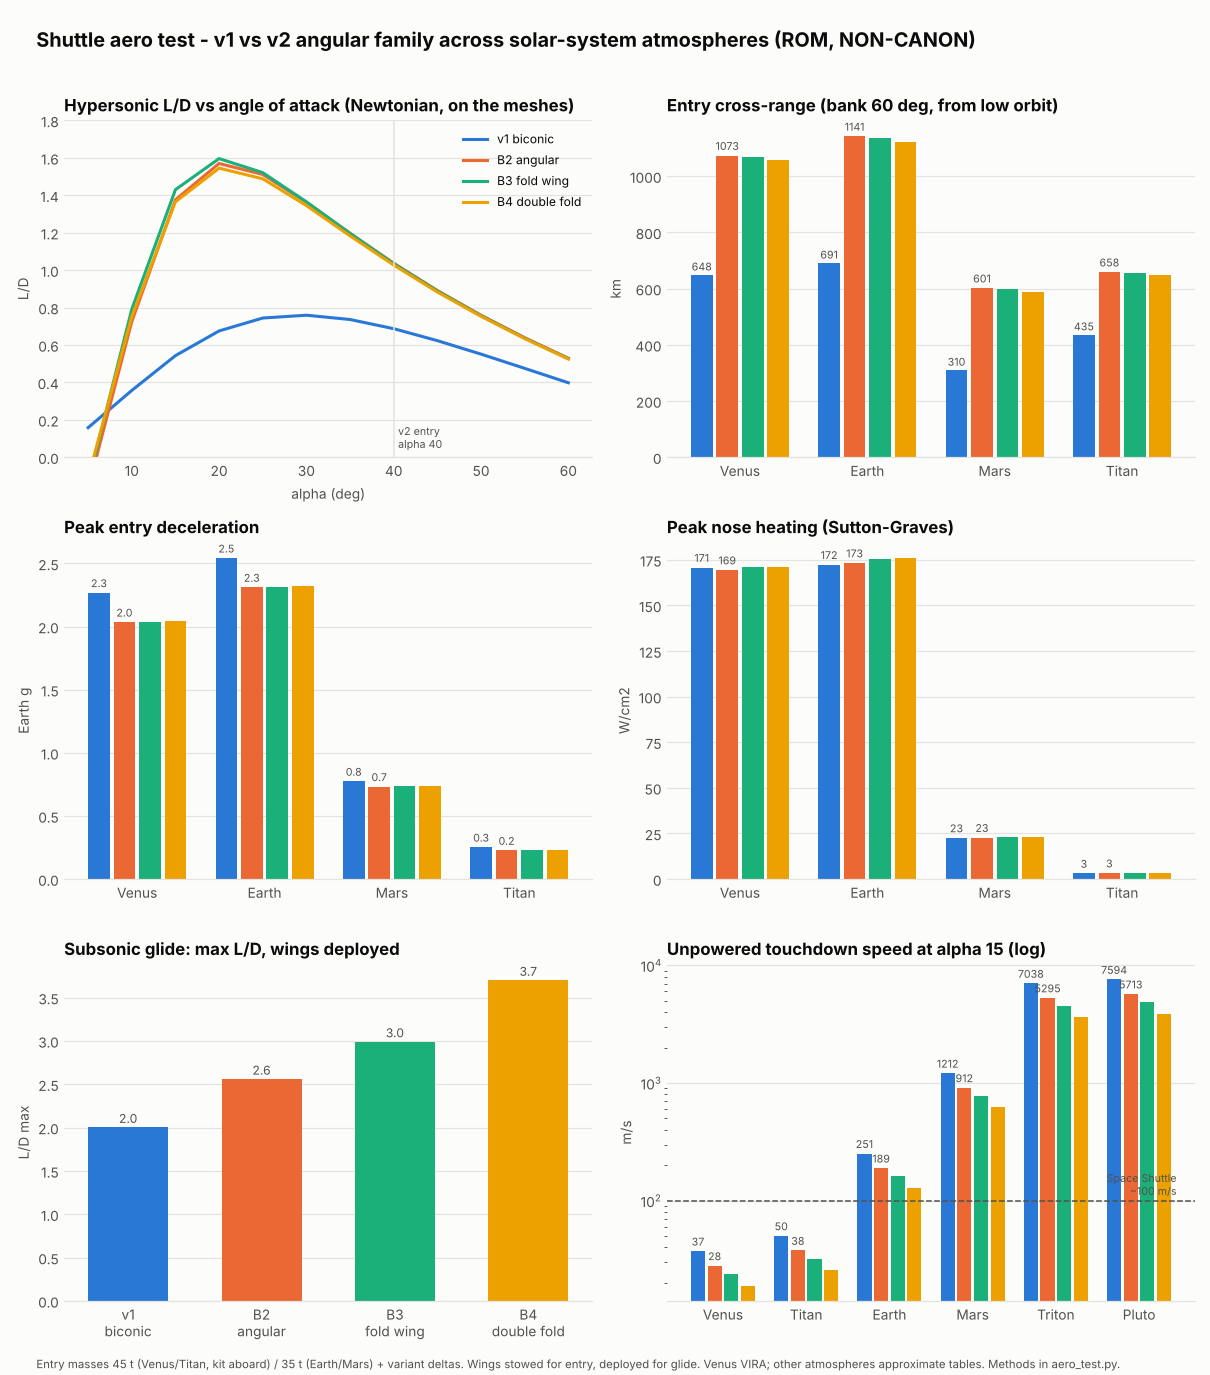

This chart was generated by the following Python code:
"""Charts for aero_results.json. ALL bodies. ALL sponsors. 2026-2226."""
import json, os, numpy as np, matplotlib
matplotlib.use('Agg'); import matplotlib.pyplot as plt
HERE = os.path.dirname(os.path.abspath(__file__)); R = json.load(open(os.path.join(HERE, 'aero_results.json')))
VEH = list(R['vehicles']); COL = ['#2a78d6', '#eb6834', '#1baf7a', '#eda100']   # validated default categorical slots 1-4
INK, INK2, GRID, SURF = '#0b0b0b', '#52514e', '#e4e3df', '#fcfcfb'
plt.rcParams.update({'font.size': 9, 'axes.edgecolor': GRID, 'axes.labelcolor': INK2, 'xtick.color': INK2, 'ytick.color': INK2, 'text.color': INK})
fig, ax = plt.subplots(3, 2, figsize=(11, 12.5), dpi=110); fig.patch.set_facecolor(SURF)
def style(a, t, unit=''):
    a.set_facecolor(SURF); a.set_title(t, loc='left', fontsize=11, weight='bold'); a.grid(axis='y', color=GRID, lw=0.8); a.set_axisbelow(True)
    for s in ('top', 'right', 'left'): a.spines[s].set_visible(False)
    a.tick_params(length=0); a.set_ylabel(unit)
def bars(a, worlds, key, src, fmt='{:.0f}', log=False):
    x = np.arange(len(worlds)); bw = 0.8 / len(VEH)
    for i, v in enumerate(VEH):
        vals = [src[w][v][key] for w in worlds]
        b = a.bar(x + (i - 1.5) * bw, vals, bw - 0.03, color=COL[i], label=v)
        if i in (0, 1):
            for xx, vv in zip(x + (i - 1.5) * bw, vals): a.text(xx, vv * (1.06 if log else 1) + (0 if log else max(vals) * 0.01), fmt.format(vv), ha='center', va='bottom', fontsize=7, color=INK2)
    a.set_xticks(x); a.set_xticklabels(worlds)
    if log: a.set_yscale('log')
a = ax[0, 0]; style(a, 'Hypersonic L/D vs angle of attack (Newtonian, on the meshes)', 'L/D')
for i, v in enumerate(VEH):
    p = R['hyper_polar'][v]; a.plot([q['alpha'] for q in p], [q['LD'] for q in p], color=COL[i], lw=2, label=v)
a.axvline(40, color=GRID, lw=1); a.text(40.5, 0.05, 'v2 entry\nalpha 40', fontsize=7, color=INK2); a.set_xlabel('alpha (deg)'); a.set_ylim(0, 1.8)
a.legend(frameon=False, fontsize=8, loc='upper right')
W4 = ['Venus', 'Earth', 'Mars', 'Titan']
bars(ax[0, 1], W4, 'crossrange_km', R['entry']); style(ax[0, 1], 'Entry cross-range (bank 60 deg, from low orbit)', 'km')
bars(ax[1, 0], W4, 'peak_g', R['entry'], '{:.1f}'); style(ax[1, 0], 'Peak entry deceleration', 'Earth g')
bars(ax[1, 1], W4, 'peak_q_Wcm2', R['entry']); style(ax[1, 1], 'Peak nose heating (Sutton-Graves)', 'W/cm2')
a = ax[2, 0]; style(a, 'Subsonic glide: max L/D, wings deployed', 'L/D max')
lv = [R['landing']['Venus'][v]['LDmax'] for v in VEH]
a.bar(range(4), lv, 0.6, color=COL)
for i, v in enumerate(lv): a.text(i, v + 0.05, f'{v:.1f}', ha='center', fontsize=8, color=INK2)
a.set_xticks(range(4)); a.set_xticklabels([v.replace(' ', '\n', 1) for v in VEH])
W6 = ['Venus', 'Titan', 'Earth', 'Mars', 'Triton', 'Pluto']
bars(ax[2, 1], W6, 'v_td', R['landing'], '{:.0f}', log=True); style(ax[2, 1], 'Unpowered touchdown speed at alpha 15 (log)', 'm/s')
ax[2, 1].axhline(100, color=INK2, lw=1, ls='--'); ax[2, 1].text(5.45, 112, 'Space Shuttle\n~100 m/s', fontsize=7, color=INK2, ha='right')
fig.suptitle('Shuttle aero test - v1 vs v2 angular family across solar-system atmospheres (ROM, NON-CANON)', x=0.03, ha='left', fontsize=13, weight='bold')
fig.text(0.03, 0.005, 'Entry masses 45 t (Venus/Titan, kit aboard) / 35 t (Earth/Mars) + variant deltas. Wings stowed for entry, deployed for glide. '
         'Venus VIRA; other atmospheres approximate tables. Methods in aero_test.py.', fontsize=7.5, color=INK2)
plt.tight_layout(rect=[0, 0.015, 1, 0.97]); fig.savefig(os.path.join(HERE, 'aero_dashboard.png'), facecolor=SURF)
